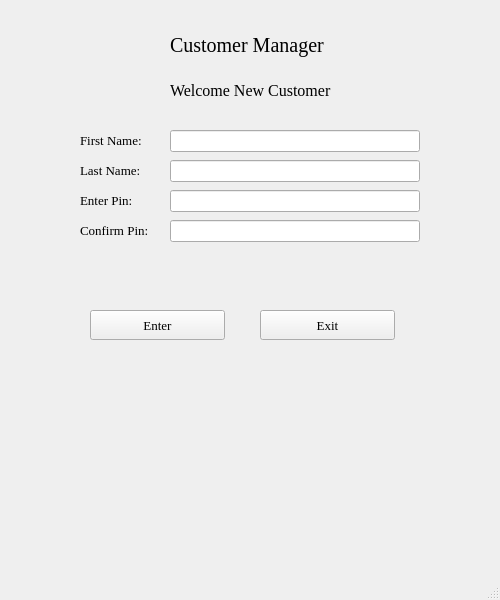
<?xml version="1.0" encoding="UTF-8"?>
<ui version="4.0">
 <class>newCustomerWindow</class>
 <widget class="QMainWindow" name="newCustomerWindow">
  <property name="geometry">
   <rect>
    <x>0</x>
    <y>0</y>
    <width>500</width>
    <height>600</height>
   </rect>
  </property>
  <property name="minimumSize">
   <size>
    <width>500</width>
    <height>500</height>
   </size>
  </property>
  <property name="maximumSize">
   <size>
    <width>500</width>
    <height>600</height>
   </size>
  </property>
  <property name="windowTitle">
   <string>MainWindow</string>
  </property>
  <widget class="QWidget" name="centralwidget">
   <widget class="QLabel" name="messageNewCustomerLabel">
    <property name="geometry">
     <rect>
      <x>80</x>
      <y>260</y>
      <width>350</width>
      <height>41</height>
     </rect>
    </property>
    <property name="font">
     <font>
      <family>Georgia</family>
      <pointsize>10</pointsize>
     </font>
    </property>
    <property name="text">
     <string/>
    </property>
    <property name="alignment">
     <set>Qt::AlignCenter</set>
    </property>
   </widget>
   <widget class="QLabel" name="lastNameNewCustomerLabel">
    <property name="geometry">
     <rect>
      <x>80</x>
      <y>160</y>
      <width>91</width>
      <height>20</height>
     </rect>
    </property>
    <property name="font">
     <font>
      <family>Georgia</family>
      <pointsize>10</pointsize>
     </font>
    </property>
    <property name="text">
     <string>Last Name:</string>
    </property>
   </widget>
   <widget class="QLineEdit" name="firstNameNewCustomerTextBox">
    <property name="geometry">
     <rect>
      <x>170</x>
      <y>130</y>
      <width>250</width>
      <height>22</height>
     </rect>
    </property>
    <property name="font">
     <font>
      <family>Georgia</family>
      <pointsize>12</pointsize>
     </font>
    </property>
   </widget>
   <widget class="QLabel" name="customerManagerLabel">
    <property name="geometry">
     <rect>
      <x>170</x>
      <y>30</y>
      <width>181</width>
      <height>31</height>
     </rect>
    </property>
    <property name="font">
     <font>
      <family>Georgia</family>
      <pointsize>15</pointsize>
     </font>
    </property>
    <property name="text">
     <string>Customer Manager</string>
    </property>
   </widget>
   <widget class="QLabel" name="newCustomerLabel">
    <property name="geometry">
     <rect>
      <x>170</x>
      <y>80</y>
      <width>181</width>
      <height>21</height>
     </rect>
    </property>
    <property name="font">
     <font>
      <family>Georgia</family>
      <pointsize>12</pointsize>
     </font>
    </property>
    <property name="text">
     <string>Welcome New Customer</string>
    </property>
   </widget>
   <widget class="QLineEdit" name="pinNewCustomerTextBox">
    <property name="geometry">
     <rect>
      <x>170</x>
      <y>190</y>
      <width>250</width>
      <height>22</height>
     </rect>
    </property>
    <property name="font">
     <font>
      <family>Georgia</family>
      <pointsize>12</pointsize>
     </font>
    </property>
    <property name="clearButtonEnabled">
     <bool>false</bool>
    </property>
   </widget>
   <widget class="QLabel" name="fisrtNameNewCustomerLabel">
    <property name="geometry">
     <rect>
      <x>80</x>
      <y>130</y>
      <width>91</width>
      <height>20</height>
     </rect>
    </property>
    <property name="font">
     <font>
      <family>Georgia</family>
      <pointsize>10</pointsize>
     </font>
    </property>
    <property name="text">
     <string>First Name:</string>
    </property>
   </widget>
   <widget class="QLabel" name="pinNewCustomerLabel">
    <property name="geometry">
     <rect>
      <x>80</x>
      <y>190</y>
      <width>71</width>
      <height>20</height>
     </rect>
    </property>
    <property name="font">
     <font>
      <family>Georgia</family>
      <pointsize>10</pointsize>
     </font>
    </property>
    <property name="text">
     <string>Enter Pin: </string>
    </property>
   </widget>
   <widget class="QLineEdit" name="lastNameconfirmPinTextBoxTextBox">
    <property name="geometry">
     <rect>
      <x>170</x>
      <y>160</y>
      <width>250</width>
      <height>22</height>
     </rect>
    </property>
    <property name="font">
     <font>
      <family>Georgia</family>
      <pointsize>12</pointsize>
     </font>
    </property>
   </widget>
   <widget class="QPushButton" name="enterCustomerButton">
    <property name="geometry">
     <rect>
      <x>90</x>
      <y>310</y>
      <width>135</width>
      <height>30</height>
     </rect>
    </property>
    <property name="font">
     <font>
      <family>Georgia</family>
      <pointsize>10</pointsize>
     </font>
    </property>
    <property name="text">
     <string>Enter</string>
    </property>
   </widget>
   <widget class="QLabel" name="activityOutputNewCustomerLabel">
    <property name="geometry">
     <rect>
      <x>70</x>
      <y>380</y>
      <width>350</width>
      <height>131</height>
     </rect>
    </property>
    <property name="text">
     <string/>
    </property>
    <property name="alignment">
     <set>Qt::AlignCenter</set>
    </property>
   </widget>
   <widget class="QLabel" name="confirmPinLabel">
    <property name="geometry">
     <rect>
      <x>80</x>
      <y>220</y>
      <width>81</width>
      <height>20</height>
     </rect>
    </property>
    <property name="font">
     <font>
      <family>Georgia</family>
      <pointsize>10</pointsize>
     </font>
    </property>
    <property name="text">
     <string>Confirm Pin: </string>
    </property>
   </widget>
   <widget class="QLineEdit" name="confirmPinTextBox">
    <property name="geometry">
     <rect>
      <x>170</x>
      <y>220</y>
      <width>250</width>
      <height>22</height>
     </rect>
    </property>
    <property name="font">
     <font>
      <family>Georgia</family>
      <pointsize>12</pointsize>
     </font>
    </property>
    <property name="clearButtonEnabled">
     <bool>false</bool>
    </property>
   </widget>
   <widget class="QPushButton" name="exitButton">
    <property name="geometry">
     <rect>
      <x>260</x>
      <y>310</y>
      <width>135</width>
      <height>30</height>
     </rect>
    </property>
    <property name="font">
     <font>
      <family>Georgia</family>
      <pointsize>10</pointsize>
     </font>
    </property>
    <property name="text">
     <string>Exit</string>
    </property>
   </widget>
  </widget>
  <widget class="QStatusBar" name="statusbar"/>
 </widget>
 <tabstops>
  <tabstop>firstNameNewCustomerTextBox</tabstop>
  <tabstop>lastNameconfirmPinTextBoxTextBox</tabstop>
  <tabstop>pinNewCustomerTextBox</tabstop>
  <tabstop>confirmPinTextBox</tabstop>
  <tabstop>enterCustomerButton</tabstop>
  <tabstop>exitButton</tabstop>
 </tabstops>
 <resources/>
 <connections/>
</ui>
